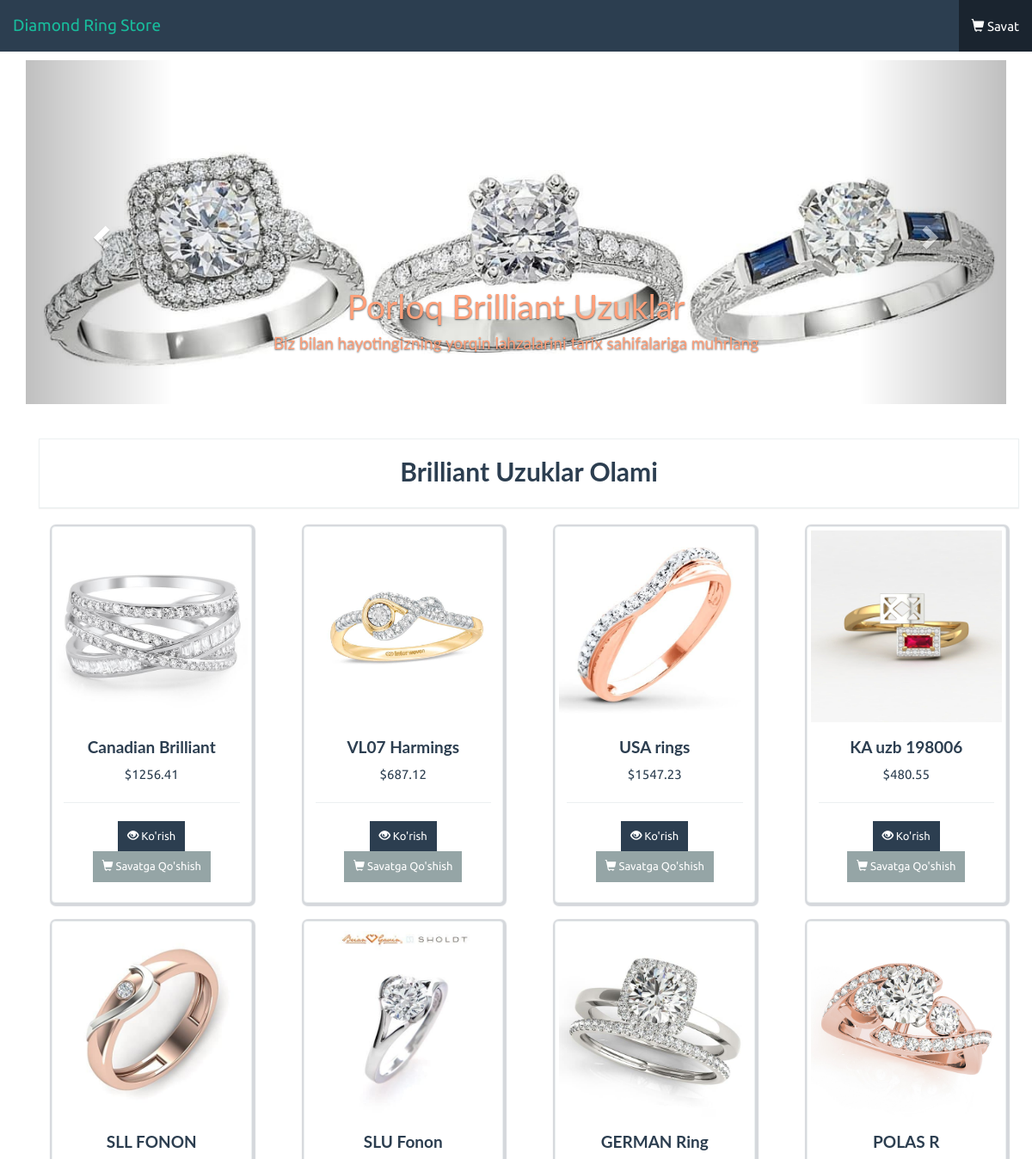
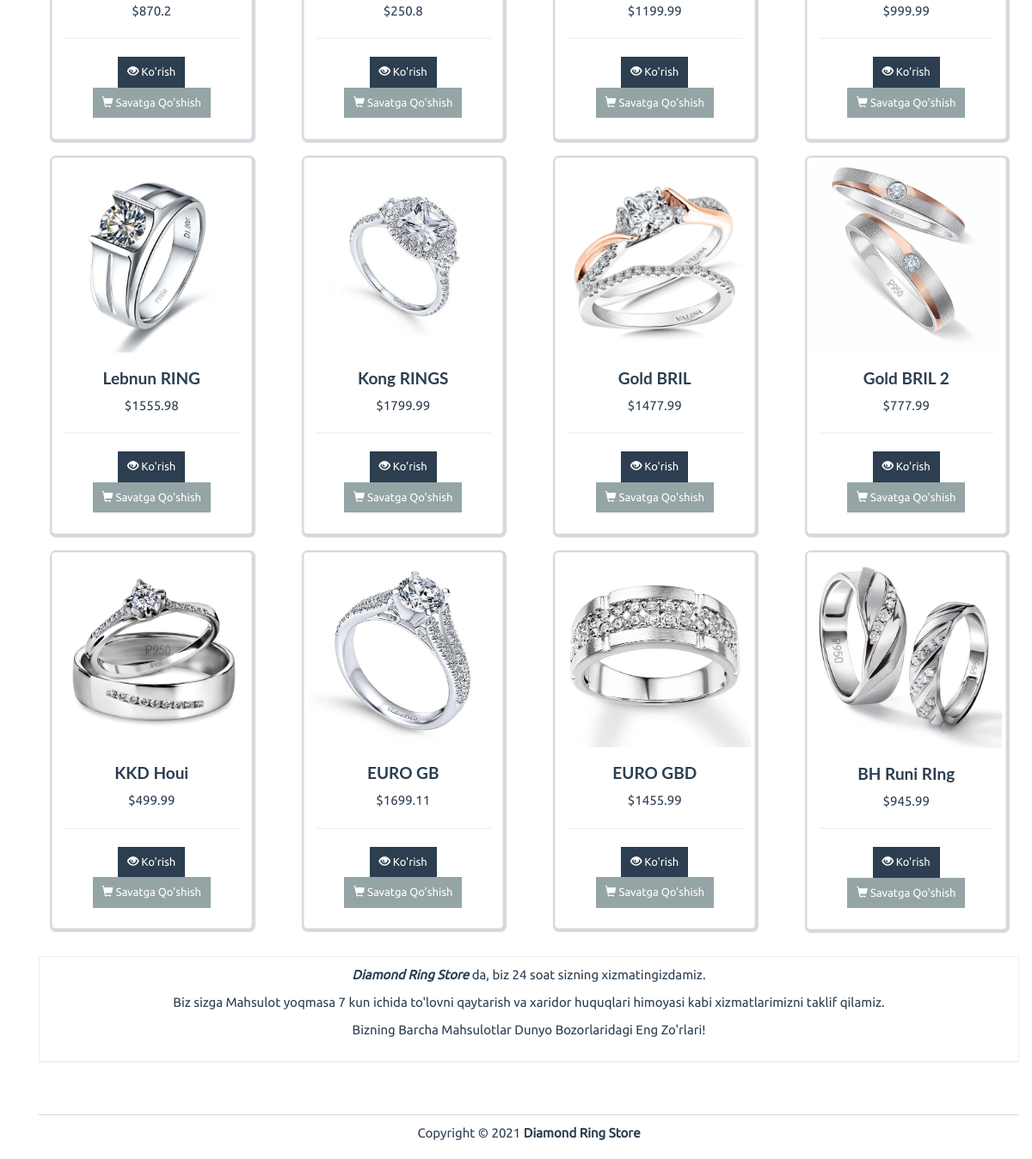
The page / on the database its author committed (2 pictures, top to bottom).
### app.py (models this page shows)
class Product(db.Model):
    id = db.Column(db.Integer, primary_key=True)
    name = db.Column(db.String(50), unique=True)
    price = db.Column(db.Integer) # in cents
    stock = db.Column(db.Integer)
    description = db.Column(db.String(500))
    image = db.Column(db.String(100))
    orders = db.relationship('Order_Item', backref='product', lazy=True)

### app.py (the view)
@app.route('/')
def index():
    products = Product.query.all()
    return render_template('index.html', products=products)

### templates/index.html (shortened to what this page needs)
{% extends "base.html" %}
{% block body %}
<div class="row">
	<div class="col-lg-12">
		<div id="carousel-id" class="carousel slide" data-ride="carousel">
			<ol class="carousel-indicators">
				<li data-target="#carousel-id" data-slide-to="0" class=""></li>
				<li data-target="#carousel-id" data-slide-to="1" class=""></li>
                <li data-target="#carousel-id" data-slide-to="2" class=""></li>
			</ol>
			<div class="carousel-inner">
				<div class="item active" style="height: 400px;">
					<img alt="First slide" src="{{ url_for('static', filename='imgs/1_rings.jpg') }}" style="width: 100%;">
					<div class="container">
						<div class="carousel-caption" style="color: lightsalmon">
							<h1>Porloq Brilliant Uzuklar</h1>
							<h4>
								Biz bilan hayotingizning yorqin lahzalarini tarix sahifalariga muhrlang
							</h4>
						</div>
					</div>
				</div>
			</div>
			<a class="left carousel-control" href="#carousel-id" data-slide="prev"><span class="glyphicon glyphicon-chevron-left"></span></a>
			<a class="right carousel-control" href="#carousel-id" data-slide="next"><span class="glyphicon glyphicon-chevron-right"></span></a>
		</div>
	</div>
</div>
<div class="container" style="margin-top: 40px !important;">
<div class="row">
	<div class="col-lg-12">
		<div class="panel panel-default">
			<div class="panel-body">
				<h4 class="text-center pageTitle">Brilliant Uzuklar Olami</h4>
			</div>
		</div>
	</div>
</div>
<div class="row">
    {% for product in products %}
	<div class="col-lg-3">
		<div class="col-xs-12 col-sm-12 col-md-12 col-lg-12">
			<div class="thumbnail">
				<a href="{{ url_for('product', id=product.id) }}">
					<img src="{{ product.image }}" alt="">
				</a>
				<div class="caption text-center">
					<h4 class="bold">{{ product.name }}</h4>
					<p>
						&dollar;{{ product.price / 100}}
					</p>
					<hr/>
					<p>
						<a href="{{ url_for('product', id=product.id) }}" class="btn btn-primary btn-sm">
							<i class="glyphicon glyphicon-eye-open"></i> Ko'rish
						</a>
                        {% if product.stock > 0 %}
						<a href="{{ url_for('quick_add', id=product.id) }}" class="btn btn-default btn-sm">
							<i class="glyphicon glyphicon-shopping-cart"></i> Savatga Qo'shish
						</a>
                        {% endif %}
					</p>
				</div>
			</div>
		</div>
	</div>
    {% endfor %}
</div>
<div class="row pad">
	<div class="col-lg-12">
		<div class="panel panel-default">
			<div class="panel-body text-center">
				<p><strong><em>Diamond Ring Store</em></strong> da, biz 24 soat sizning xizmatingizdamiz.</p>
				<p>Biz sizga Mahsulot yoqmasa 7 kun ichida to'lovni qaytarish va xaridor huquqlari himoyasi kabi xizmatlarimizni taklif qilamiz.</p>
				<p>Bizning Barcha Mahsulotlar Dunyo Bozorlaridagi Eng Zo'rlari!</p>
			</div>
		</div>
	</div>
</div>
{% endblock %}

### templates/base.html (shortened to what this page needs)
<!DOCTYPE html>
<html lang="en">
    <head>
        <link rel="stylesheet" href="{{ url_for('static', filename='bs/css/flatly.min.css') }}" />
        <link rel="stylesheet" href="{{ url_for('static', filename='css/styles.css') }}" />
    </head>
    <body>
        {% if admin %}
        <nav class="navbar navbar-default navbar-fixed-top" role="navigation">
            <div class="container-fluid">
                <div class="navbar-header">
                    <button type="button" class="navbar-toggle" data-toggle="collapse" data-target=".navbar-ex1-collapse">
                        <span class="sr-only">Toggle navigation</span>
                        <span class="icon-bar"></span>
                        <span class="icon-bar"></span>
                        <span class="icon-bar"></span>
                    </button>
                    <a class="navbar-brand" href="{{ url_for('index') }}">Diamond Ring Store</a>
                </div>
                <div class="collapse navbar-collapse navbar-ex1-collapse">
                    <ul class="nav navbar-nav">
                        <li class="active">
                            <a href="{{ url_for('admin') }}"><i class="glyphicon glyphicon-dashboard"></i> Admin Paneli</a>
                        </li>
                        <li>
                            <a href="{{ url_for('add') }}"><i class="glyphicon glyphicon-plus-sign"></i> Mahsulot Qo'shish</a>
                        </li>
                        <li>
                            <a href="{{ url_for('index') }}"><i class="glyphicon glyphicon-chevron-left"></i> Oldinga Qaytish</a>
                        </li>
                    </ul>
                </div>
            </div>
        </nav>
        {% else %}
        <nav class="navbar navbar-default navbar-fixed-top" role="navigation">
            <div class="container-fluid">
                <div class="navbar-header">
                    <a class="navbar-brand" href="{{ url_for('index') }}">Diamond Ring Store</a>
                </div>
                <div class="collapse navbar-collapse navbar-ex1-collapse">
                    <ul class="nav navbar-nav navbar-right">
                        <li class="active">
                            <a href="{{ url_for('cart') }}">
                                <i class="glyphicon glyphicon-shopping-cart"></i> Savat
                            </a>
                        </li>
                    </ul>
                </div>
            </div>
        </nav>
        {% endif %}
        <div class="container" id="page">
        {% block body %}{% endblock %}
            <footer>
                <div class="row pad">
                    <div class="col-lg-12 text-center">
                        Copyright &copy; 2021 <strong>Diamond Ring Store</strong>
                    </div>
                </div>
            </footer>
        </div>
    </body>
</html>

### static/css/styles.css (style rules this page uses)
body { font-family: Ubuntu, verdana, georgia, serif, sans-serif; }
a, a:hover, a:active, a:focus, a:visited { text-decoration: none; }
.bold { font-weight: bolder !important; }
div.panel, .btn, .navbar { border-radius: 0; }
footer { margin-top: 40px; margin-bottom: 20px; }
.pad { margin-top: 10px !important; }
div.panel-body { padding-top: 10px; }
.btn-primary { background-color: rgb(44, 62, 80); border-color: rgba(44, 62, 80, .5); }
body > nav { border-radius: 0 !important; }
#page { padding-top: 70px; }
.pageTitle { font-size: 30px; font-weight: bold; }
div.thumbnail { box-shadow: 1px 1px 1px 3px rgba(44, 62, 80, .2); }
footer { border-top: 1px solid rgba(44, 62, 80, .2); }

### rows shown on the page
Product: image (picture), name "Canadian Brilliant", product.price/100 "1256.41"
Product: image (picture), name "VL07 Harmings", product.price/100 "687.12"
Product: image (picture), name "USA rings", product.price/100 "1547.23"
Product: image (picture), name "KA uzb 198006", product.price/100 "480.55"
Product: image (picture), name "SLL FONON", product.price/100 "870.2"
Product: image (picture), name "SLU Fonon", product.price/100 "250.8"
Product: image (picture), name "GERMAN Ring", product.price/100 "1199.99"
Product: image (picture), name "POLAS R", product.price/100 "999.99"
Product: image (picture), name "Lebnun RING", product.price/100 "1555.98"
Product: image (picture), name "Kong RINGS", product.price/100 "1799.99"
Product: image (picture), name "Gold BRIL", product.price/100 "1477.99"
Product: image (picture), name "Gold BRIL 2", product.price/100 "777.99"
Product: image (picture), name "KKD Houi", product.price/100 "499.99"
Product: image (picture), name "EURO GB", product.price/100 "1699.11"
Product: image (picture), name "EURO GBD", product.price/100 "1455.99"
Product: image (picture), name "BH Runi RIng", product.price/100 "945.99"
